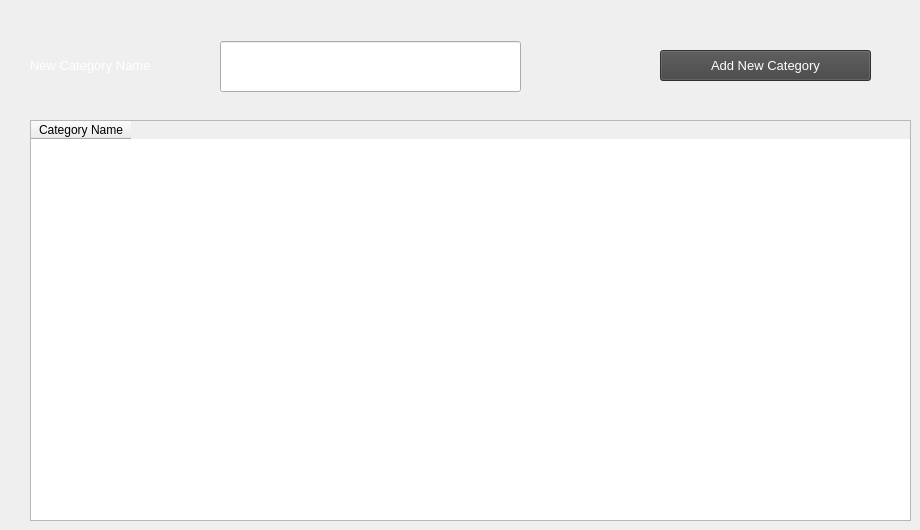
      <widget class="QWidget" name="tab_9">
       <attribute name="title">
        <string>Categories</string>
       </attribute>
       <widget class="QTableWidget" name="tableWidget_2">
        <property name="geometry">
         <rect>
          <x>30</x>
          <y>120</y>
          <width>881</width>
          <height>401</height>
         </rect>
        </property>
        <property name="font">
         <font>
          <pointsize>9</pointsize>
         </font>
        </property>
        <column>
         <property name="text">
          <string>Category Name</string>
         </property>
        </column>
       </widget>
       <widget class="QPushButton" name="pushButton_16">
        <property name="geometry">
         <rect>
          <x>660</x>
          <y>50</y>
          <width>211</width>
          <height>31</height>
         </rect>
        </property>
        <property name="font">
         <font>
          <family>Segoe UI</family>
          <pointsize>10</pointsize>
         </font>
        </property>
        <property name="styleSheet">
         <string notr="true">background-color: rgb(68, 68, 68);
color: rgb(255, 255, 255);</string>
        </property>
        <property name="text">
         <string>Add New Category</string>
        </property>
       </widget>
       <widget class="QLineEdit" name="lineEdit_25">
        <property name="geometry">
         <rect>
          <x>220</x>
          <y>41</y>
          <width>301</width>
          <height>51</height>
         </rect>
        </property>
       </widget>
       <widget class="QLabel" name="label_14">
        <property name="geometry">
         <rect>
          <x>30</x>
          <y>50</y>
          <width>191</width>
          <height>31</height>
         </rect>
        </property>
        <property name="font">
         <font>
          <family>Segoe UI</family>
          <pointsize>10</pointsize>
         </font>
        </property>
        <property name="styleSheet">
         <string notr="true">color: rgb(255, 255, 255);</string>
        </property>
        <property name="text">
         <string>New Category Name</string>
        </property>
       </widget>
      </widget>
